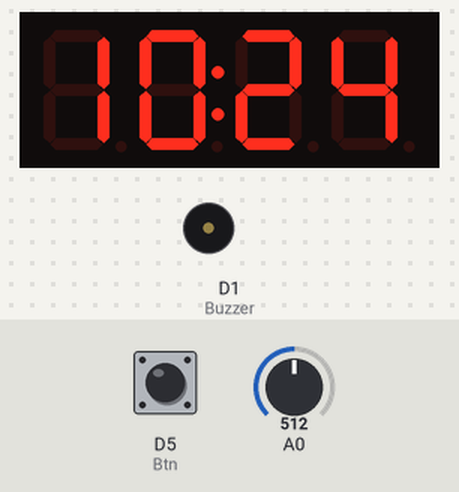
A sketch run on a simulated ESP8266 (NodeMCU). Shown: 4-digit seven-segment display, buzzer (waves = sounding, pin HIGH). The inputs (shaded band) are chosen by the test bench; at power-on: A0 = 512, D5 (Btn) LOW. WiFi joins after 1.5 s; servers stay silent unless stated; network time is answered at once with the bench clock; the local clock reads 2024-03-15 10:24:30 at power-on unless the sketch sets it; what the sketch prints to the serial monitor is not drawn.

Above: at 2.7 s.
2.8 s: A0 set to 716
4.3 s: A0 set to 900
5.8 s: A0 set to 1023
At 31.1 s:
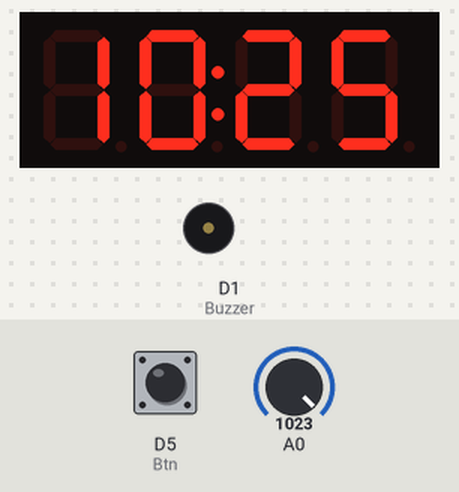
Timing chart, 0 to 31.5 s (numbered marks = the images above; inputs shaded):
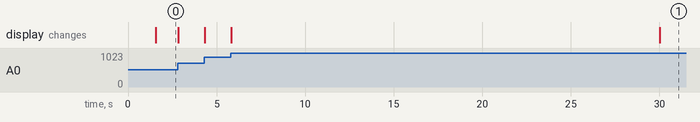

The sketch:

Wifi_Clock-7_Segment_Display.ino
```cpp
#include <NTPClient.h>
#include <ESP8266WiFi.h>
#include <WiFiUdp.h>
#include <TM1637Display.h>     //

#define CLK D2                       // Define the connections pins:
#define DIO D3
#define Buzzer D1
#define Btn D5

TM1637Display display = TM1637Display(CLK, DIO);              // Create display object of type TM1637Display:

const char *ssid     = "MERCUSYS_F412";
const char *password = "94023498";

const long utcOffsetInSeconds = 7200;

// Define NTP Client to get time
WiFiUDP ntpUDP;
NTPClient timeClient(ntpUDP, "pool.ntp.org", utcOffsetInSeconds);

void setup(){
  pinMode(A0,INPUT);
  pinMode(D1,OUTPUT);
  pinMode(Btn,INPUT);
  Serial.begin(115200);
   // Clear the display:
  display.clear();

  WiFi.begin(ssid, password);

  while ( WiFi.status() != WL_CONNECTED ) {
    delay ( 500 );
    Serial.print ( "." );
  }
  Serial.println();
  Serial.print("Connected to the Wi-Fi");

  timeClient.begin();
}

void loop() {
  int A,B;
  int durum=digitalRead(Btn);
  int x=analogRead(A0);
  x = map(x,0,1023,-1,7);

  timeClient.update();
  if (x<0) display.setBrightness(x, false);
  else
  display.setBrightness(x);                   // Set the brightness:

  A = timeClient.getHours() * 100 + timeClient.getMinutes();
  B = timeClient.getSeconds();

    display.showNumberDecEx(A, 0b01000000 , true, 4, 0);

  if (A==925){
    if (durum == 1){
      delay(30000);
    }
    else{
    tone(Buzzer, 440);
    delay(100);
    tone(Buzzer, 0);
    delay(100);
    }
  }
  Serial.print(x);
}
```
